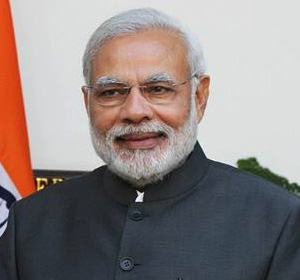
#> input picture PM.jpg, 300 x 280 px
$ python Face_Detection_Image.py
#> lines starting #> are read from the running program, lines starting #| are printed output that depends on the picture; after the words box and inside, x2 and y2 are one past the last pixel; in counts of white or black regions, pixels touching at a corner belong together
import cv2
import numpy

# face detection using webcam
pic = cv2.imread('PM.jpg')      # image read
#> pic is the input picture: shape (280, 300, 3); mean B, G, R 130.9, 132.8, 142.3

while 1:
    faces = cv2.CascadeClassifier('haarcascade_frontalface_default.xml').detectMultiScale(pic, 1.3, 5)   #1, 3 --> scale factor, min neighbor
#> faces = [[73, 42, 127, 127]]

    for(x, y, w, h) in faces:
        cv2.rectangle(pic, (x, y), (x+w, y+h), (255, 255, 255), 6)
        cv2.putText(pic, 'me', (x, y), cv2.FONT_HERSHEY_COMPLEX, 2, (255, 255, 255), 2, cv2.LINE_8)
#> this loop made 1 pass
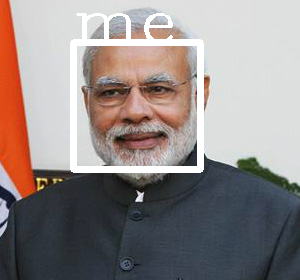
#> pic: shape (280, 300, 3); 5.14% of pixels changed, all inside (x1, y1, x2, y2) = (70, 13, 204, 173)

    print('No. of faces: {}'.format(len(faces)))
#| No. of faces: 1
    cv2.imshow('face', pic)
    k = cv2.waitKey(0) & 0xFF
#> (key Esc is pressed here)
    if k == 2:
        break
cv2.destroyAllWindows()
